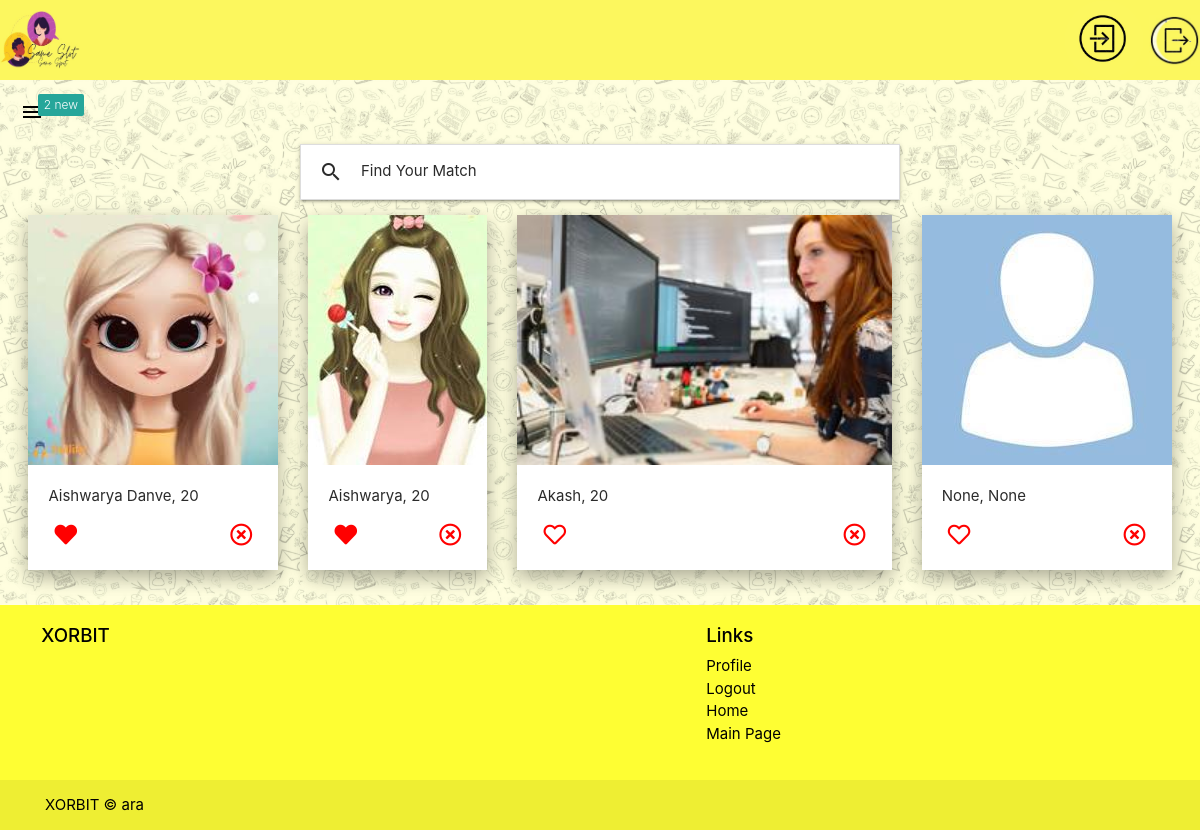
Screenshot of /home/ (signed in) with the database file from the repository.
### users/models.py (models this page shows, shortened)
class Profile(models.Model):
    GENDER_C = [
        ("Male", "Male"),
        ("Female", "Female"),
        ("Other", "Other")
    ]
    PROFILE_T = [
        ("Bff's", "Bff's"),
        ("Dating", "Dating"),
        ("Business", "Business")
    ]
    user = models.OneToOneField(User, on_delete=models.CASCADE)
    full_name = models.CharField(max_length=100, null=True)
    age = models.IntegerField(null=True)
    gender = models.CharField(max_length=50, blank=True, null=True, choices=GENDER_C)
    profile_image = models.ImageField(upload_to='profile_pic', default="default.jpg", null=True, blank=True)
    bio = models.TextField(null=True)
    profiletype = models.CharField(max_length=50, choices=PROFILE_T, default=None, null=True, blank=True)
    likeability = models.ManyToManyField( User, related_name="likes", blank=True)
    blocked_by = models.ManyToManyField(User, related_name="blocked", blank=True)

### main/views.py (the view)
# urls.py: path("home/", views.datePage, name="date-page"),
@login_required
def datePage(req):
    users = Profile.objects.all()
    user = req.user
    unreadMessages = Message.objects.filter(receiver=user).filter(status=False).count()
    myFilter = UserFilter(req.GET, queryset=users)
    users = myFilter.qs
    context = {
        'users': users,
        'userIn': user,
        'filter': myFilter,
        'unreadmsgs': unreadMessages
    }
    return render(req, "date-page.html", context)

### main/templates/date-page.html (shortened to what this page needs)
{% extends "base.html" %}
{% block head %}
<link
  rel="stylesheet"
  href="https://stackpath.bootstrapcdn.com/bootstrap/4.5.2/css/bootstrap.min.css"
/>
{% endblock head %}
{% block content %}
  <div class="navigation navigation--bg" style="background-color:#fcf75e">
    <div class="user-view">
      <a href="{% url 'profile-page' %}"><img style="padding: 0%;" width="80px" height="60px"  src="/static/main/b3.jpg" />
    </div>
    <div>
      {% if user.is_authenticated %}
      <img href="{% url 'profile-page' %}" class="circle" width="80px"  height="80px"   src="/static/main/b5.jpg" />
      <a href="{% url 'logout' %}"><img  width="51px" height="51px"  src="/static/main/b4.jpg" /></a>
      {% else %}
      <a href="{% url 'login' %}" class="login link"> Log in</a>
      {% endif %}
    </div>
  </div>
  <div class="burger">
    {% if unreadmsgs > 0 %}
      <a href="#" data-target="slide-out" class="sidenav-trigger"
        ><span class="new badge">{{unreadmsgs}}</span>
        <i class="material-icons" style="color: black; margin: 20px;">menu</i>
      </a>
    {% else %}
      <a href="#" data-target="slide-out" class="sidenav-trigger"
        >
        <i class="material-icons" style="color: black; margin: 20px;">menu</i>
      </a>
    {% endif %}
  </div>
  <ul class="collapsible" id="filter">
    <li>
      <div class="collapsible-header">
        <i class="material-icons">search</i>Find Your Match
      </div>
    </li>
  </ul>
  <div class="users-container" style="padding-bottom:20px;  margin-bottom:0px">
    {% for user in users %}
      {% if user.user != userIn %}
        {% if userIn not in user.blocked_by.all %}
        <div class="user-card" style="background-color: white;">
          <a href="{% url 'user-detail' user.pk %}">
            <img src="{{user.profile_image.url}}" class="image-home" alt="" />
          </a>
          <div class="info-container">
            <p>{{user.full_name}}, {{user.age}}</p>
            <div style="display: flex; justify-content: space-between;">
              <form action="{% url 'like' user.pk %}" method="POST">
                {% if userIn not in user.likeability.all %}
                <button
                  class="like-btn"
                  type="submit"
                  ,
                  name="user_id"
                  ,
                  value="{{user.id}}"
                >
                  <i class="far fa-heart"></i>
                </button>
                {% else %}
                <button
                  class="like-btn"
                  type="submit"
                  ,
                  name="user_id"
                  ,
                  value="{{user.id}}"
                >
                  <i class="fas fa-heart"></i>
                </button>
                {% endif %}
              </form>
              <form action="{% url 'block' user.pk %}" method="POST">
                <button
                  class="block-btn"
                  type="submit"
                  ,
                  name="user_id"
                  ,
                  value="{{user.id}}"
                >
                  <i class="far fa-times-circle"></i>
                </button>
              </form>
            </div>
          </div>
        </div>
        {% endif %}
      {% endif %}
    {% endfor %}
  </div>
</div>
{% include "footer.html" %}
{% endblock content %}

### main/static/main/main.css (style rules this page uses)
.image-home { height: 250px; }
a { text-decoration: none !important; }
.navigation { z-index: 999; text-decoration: none; color: black; display: flex; justify-content: space-between; align-items: center; grid-row: 0/1; padding : 0px; font-size: 1.3rem; }
.navigation--bg { background: black; }
.user-card { margin: 15px; box-shadow: 0 8px 17px 0 rgba(0, 0, 0, 0.2), 0 6px 20px 0 rgba(0, 0, 0, 0.15); color: #2b2b2b; }
.users-container { display: flex; justify-content: center; flex-wrap: wrap; }
.info-container { padding: 20px; }
.like-btn, .block-btn { background: transparent; border: 0; transition: transform 250ms ease; }
.like-btn i { font-size: 1.5rem; color:red }
.block-btn i { font-size: 1.5rem; color: red }
#filter { margin: auto; max-width: 50vw; color: #2b2b2b; }
.burger a { position: relative; }
.burger span { position: absolute; right: -20px; top: -15px; background: #26a69a; color: white; font-weight: thin; }

### rows the page displays
Profile: profile_image (picture), full_name "Aishwarya Danve", age "20", {{ user.id }} 4 (drawn)
Profile: profile_image (picture), full_name "Aishwarya", age "20", {{ user.id }} 5 (drawn)
Profile: profile_image (picture), full_name "Akash", age "20", {{ user.id }} 6 (drawn)
Profile: profile_image (placeholder picture), full_name "None", age "None", {{ user.id }} 7 (drawn)

### other values shown
{{ unreadmsgs }} "2"
